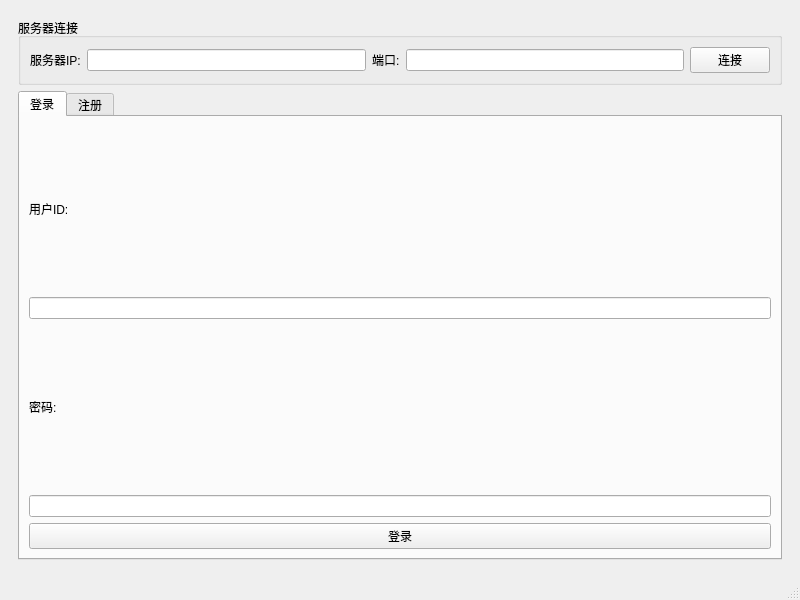
<?xml version="1.0" encoding="UTF-8"?>
<ui version="4.0">
 <class>MainWindow</class>
 <widget class="QMainWindow" name="MainWindow">
  <property name="geometry">
   <rect>
    <x>0</x>
    <y>0</y>
    <width>800</width>
    <height>600</height>
   </rect>
  </property>
  <property name="windowTitle">
   <string>聊天客户端</string>
  </property>
  <widget class="QWidget" name="centralwidget">
   <layout class="QVBoxLayout" name="verticalLayout">
    <item>
     <widget class="QStackedWidget" name="stackedWidget">
      <property name="currentIndex">
       <number>0</number>
      </property>
      <widget class="QWidget" name="loginPage">
       <layout class="QVBoxLayout" name="verticalLayout_2">
        <item>
         <widget class="QGroupBox" name="groupBox">
          <property name="title">
           <string>服务器连接</string>
          </property>
          <layout class="QHBoxLayout" name="horizontalLayout">
           <item>
            <widget class="QLabel" name="label">
             <property name="text">
              <string>服务器IP:</string>
             </property>
            </widget>
           </item>
           <item>
            <widget class="QLineEdit" name="serverIpEdit"/>
           </item>
           <item>
            <widget class="QLabel" name="label_2">
             <property name="text">
              <string>端口:</string>
             </property>
            </widget>
           </item>
           <item>
            <widget class="QLineEdit" name="serverPortEdit"/>
           </item>
           <item>
            <widget class="QPushButton" name="connectButton">
             <property name="text">
              <string>连接</string>
             </property>
            </widget>
           </item>
          </layout>
         </widget>
        </item>
        <item>
         <widget class="QTabWidget" name="tabWidget">
          <property name="currentIndex">
           <number>0</number>
          </property>
          <widget class="QWidget" name="tab">
           <attribute name="title">
            <string>登录</string>
           </attribute>
           <layout class="QVBoxLayout" name="verticalLayout_3">
            <item>
             <widget class="QLabel" name="label_3">
              <property name="text">
               <string>用户ID:</string>
              </property>
             </widget>
            </item>
            <item>
             <widget class="QLineEdit" name="userIdEdit"/>
            </item>
            <item>
             <widget class="QLabel" name="label_4">
              <property name="text">
               <string>密码:</string>
              </property>
             </widget>
            </item>
            <item>
             <widget class="QLineEdit" name="passwordEdit">
              <property name="echoMode">
               <enum>QLineEdit::Password</enum>
              </property>
             </widget>
            </item>
            <item>
             <widget class="QPushButton" name="loginButton">
              <property name="text">
               <string>登录</string>
              </property>
             </widget>
            </item>
           </layout>
          </widget>
          <widget class="QWidget" name="tab_2">
           <attribute name="title">
            <string>注册</string>
           </attribute>
           <layout class="QVBoxLayout" name="verticalLayout_4">
            <item>
             <widget class="QLabel" name="label_5">
              <property name="text">
               <string>用户名:</string>
              </property>
             </widget>
            </item>
            <item>
             <widget class="QLineEdit" name="regNameEdit"/>
            </item>
            <item>
             <widget class="QLabel" name="label_6">
              <property name="text">
               <string>密码:</string>
              </property>
             </widget>
            </item>
            <item>
             <widget class="QLineEdit" name="regPwdEdit">
              <property name="echoMode">
               <enum>QLineEdit::Password</enum>
              </property>
             </widget>
            </item>
            <item>
             <widget class="QPushButton" name="registerButton">
              <property name="text">
               <string>注册</string>
              </property>
             </widget>
            </item>
           </layout>
          </widget>
         </widget>
        </item>
       </layout>
      </widget>
      <widget class="QWidget" name="mainPage">
       <layout class="QHBoxLayout" name="horizontalLayout_2">
        <item>
         <widget class="QWidget" name="widget" native="true">
          <layout class="QVBoxLayout" name="verticalLayout_5">
           <item>
            <widget class="QLabel" name="label_7">
             <property name="text">
              <string>好友列表</string>
             </property>
            </widget>
           </item>
           <item>
            <widget class="QListWidget" name="friendList"/>
           </item>
           <item>
            <widget class="QLabel" name="label_8">
             <property name="text">
              <string>群组列表</string>
             </property>
            </widget>
           </item>
           <item>
            <widget class="QListWidget" name="groupList"/>
           </item>
           <item>
            <widget class="QPushButton" name="addFriendButton">
             <property name="text">
              <string>添加好友</string>
             </property>
            </widget>
           </item>
           <item>
            <widget class="QPushButton" name="createGroupButton">
             <property name="text">
              <string>创建群组</string>
             </property>
            </widget>
           </item>
           <item>
            <widget class="QPushButton" name="joinGroupButton">
             <property name="text">
              <string>加入群组</string>
             </property>
            </widget>
           </item>
           <item>
            <widget class="QPushButton" name="logoutButton">
             <property name="text">
              <string>注销</string>
             </property>
            </widget>
           </item>
          </layout>
         </widget>
        </item>
        <item>
         <widget class="QWidget" name="widget_2" native="true">
          <layout class="QVBoxLayout" name="verticalLayout_6">
           <item>
           <widget class="QTextEdit" name="chatTextEdit">
             <property name="readOnly">
               <bool>true</bool>
             </property>
           </widget>
           </item>
           <item>
           <layout class="QHBoxLayout" name="horizontalLayout_3">
             <item>
               <widget class="QTextEdit" name="messageEdit"/>
             </item>
             <item>
               <widget class="QPushButton" name="sendButton">
                 <property name="text">
                   <string>发送</string>
                 </property>
               </widget>
             </item>
             <item>
               <widget class="QPushButton" name="groupSendButton">
                 <property name="text">
                   <string>群发</string>
                 </property>
               </widget>
             </item>
           </layout>
           </item>
          </layout>
         </widget>
        </item>
       </layout>
      </widget>
     </widget>
    </item>
   </layout>
  </widget>
  <widget class="QStatusBar" name="statusBar"/>
 </widget>
 <resources/>
 <connections/>
</ui>
